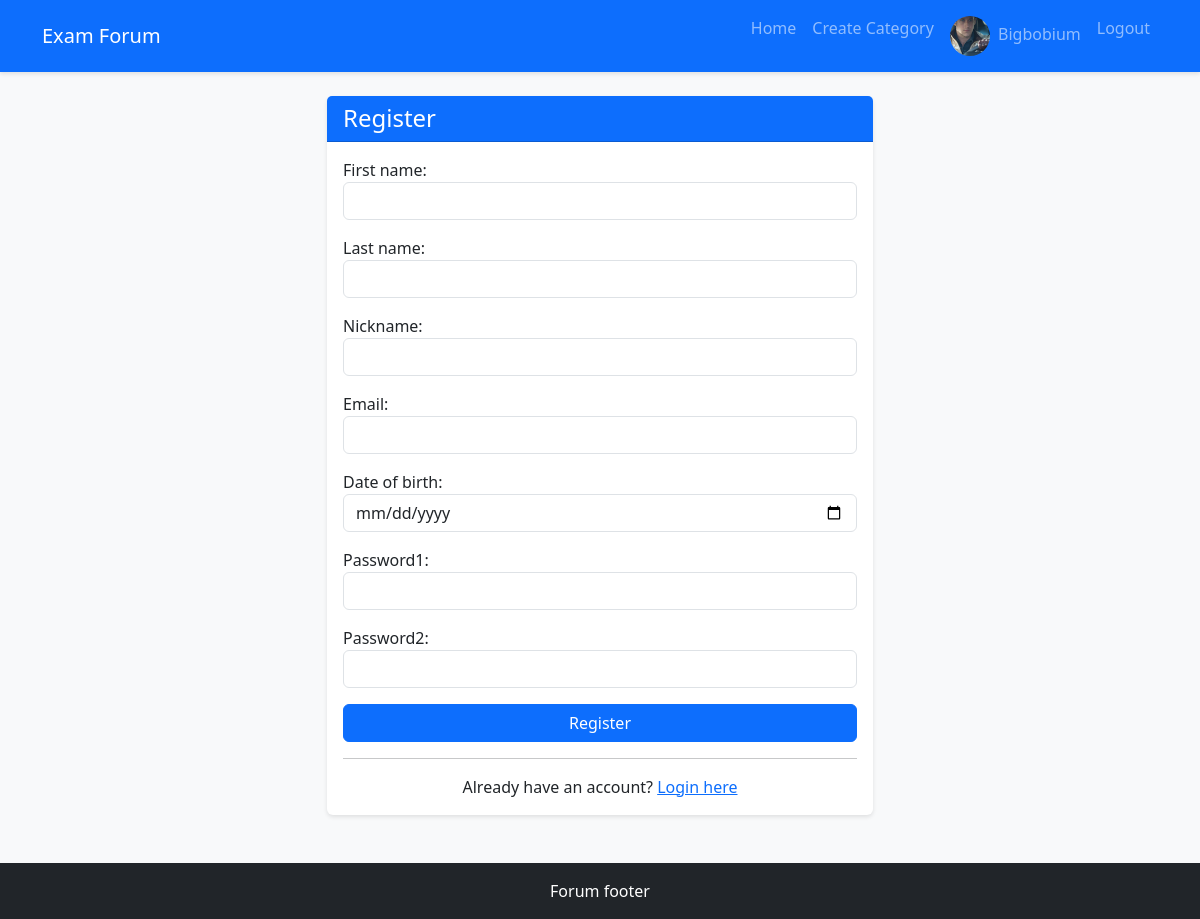
The app's page /register/ (signed in) with its own data.
### forum/models.py (models this page shows, shortened)
class User(AbstractUser):
    nickname = models.CharField(max_length=50, unique=True)
    date_of_birth = models.DateField(null=True, blank=True)
    avatar = models.ImageField(upload_to='avatars/', null=True, blank=True, default='avatars/default.png')
    groups = models.ManyToManyField(
        'auth.Group',
        verbose_name='groups',
        blank=True,
        related_name='forum_users',
        related_query_name='forum_user',
    )
    user_permissions = models.ManyToManyField(
        'auth.Permission',
        verbose_name='user permissions',
        blank=True,
        related_name='forum_users',
        related_query_name='forum_user',
    )
    REQUIRED_FIELDS = ['email', 'first_name', 'last_name']

### forum/views.py (the view)
# urls.py: path('register/', views.register, name='register'),
def register(request):
    if request.method == 'POST':
        form = UserRegistrationForm(request.POST)
        if form.is_valid():
            user = form.save()
            login(request, user)
            messages.success(request, 'Registration successful')
            return redirect('home')
    else:
        form = UserRegistrationForm()
    return render(request, 'forum/register.html', {'form': form})

### forum/forms.py (shortened to what this page needs)
class UserRegistrationForm(UserCreationForm):
    first_name = forms.CharField(max_length=150, required=True, widget=forms.TextInput(attrs={'class': 'form-control'}))
    last_name = forms.CharField(max_length=150, required=True, widget=forms.TextInput(attrs={'class': 'form-control'}))
    nickname = forms.CharField(max_length=50, required=True, widget=forms.TextInput(attrs={'class': 'form-control'}))
    email = forms.EmailField(required=True, widget=forms.EmailInput(attrs={'class': 'form-control'}))
    date_of_birth = forms.DateField(required=True, widget=forms.DateInput(attrs={'class': 'form-control', 'type': 'date'}))
    password1 = forms.CharField(widget=forms.PasswordInput(attrs={'class': 'form-control'}))
    password2 = forms.CharField(widget=forms.PasswordInput(attrs={'class': 'form-control'}))
    class Meta:
        model = User
        fields = ['first_name', 'last_name', 'nickname', 'email', 'date_of_birth', 'password1', 'password2']

### forum/templates/forum/register.html (shortened to what this page needs)
{% extends 'forum/base.html' %}
{% block content %}
<div class="row justify-content-center">
    <div class="col-md-6">
        <div class="card">
            <div class="card-header bg-primary text-white">
                <h4 class="mb-0">Register</h4>
            </div>
            <div class="card-body">
                <form method="post">
                    {{ form.as_p }}
                    <button type="submit" class="btn btn-primary w-100">Register</button>
                </form>
                <hr>
                <p class="text-center mb-0">
                    Already have an account? <a href="{% url 'login' %}">Login here</a>
                </p>
            </div>
        </div>
    </div>
</div>
{% endblock %}

### forum/templates/forum/base.html (shortened to what this page needs)
<!DOCTYPE html>
<html lang="en">
<head>
    <link href="https://cdn.jsdelivr.net/npm/bootstrap@5.3.0/dist/css/bootstrap.min.css" rel="stylesheet">
    <link rel="stylesheet" href="https://cdnjs.cloudflare.com/ajax/libs/font-awesome/6.4.0/css/all.min.css">
</head>
<body>
    <nav class="navbar navbar-expand-lg navbar-dark bg-primary mb-4">
        <div class="container">
            <a class="navbar-brand" href="{% url 'home' %}">Exam Forum</a>
            <div class="collapse navbar-collapse" id="navbarNav">
                <ul class="navbar-nav ms-auto">
                    <li class="nav-item">
                        <a class="nav-link" href="{% url 'home' %}">Home</a>
                    </li>
                    {% if user.is_authenticated %}
                        <li class="nav-item">
                            <a class="nav-link" href="{% url 'create_category' %}">Create Category</a>
                        </li>
                        {% if user.nickname %}
                        <li class="nav-item">
                            <a class="nav-link" href="{% url 'user_profile' user.nickname %}">
                                {% if user.avatar %}
                                    <img src="{{ user.avatar.url }}" alt="Avatar" class="avatar me-1">
                                {% endif %}
                                {{ user.nickname }}
                            </a>
                        </li>
                        {% endif %}
                        <li class="nav-item">
                            <a class="nav-link" href="{% url 'logout' %}">Logout</a>
                        </li>
                    {% endif %}
                </ul>
            </div>
        </div>
    </nav>
    <main class="container mb-5">
        {% block content %}{% endblock %}
    </main>
    <footer class="bg-dark text-white text-center py-3 mt-5">
        <div class="container">
            <p class="mb-0">Forum footer</p>
        </div>
    </footer>
</body>
</html>

### forum/templates/forum/base.html (style rules this page uses)
body { background-color: #f8f9fa; }
.navbar { box-shadow: 0 2px 4px rgba(0,0,0,.1); }
.card { transition: transform 0.2s; border: none; box-shadow: 0 2px 4px rgba(0,0,0,.1); }
.avatar { width: 40px; height: 40px; object-fit: cover; border-radius: 50%; }

### records on screen
User: avatar (picture), nickname "Bigbobium"
